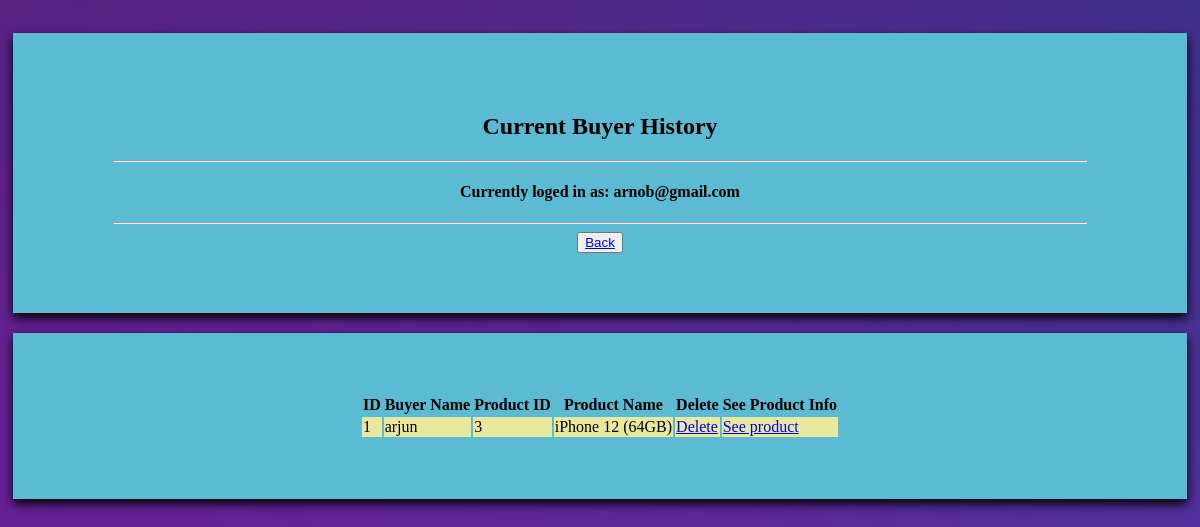
/Admin/view/admin_buyer_info.php (signed in), run on the app's committed database.
### tables this page shows
CREATE TABLE `buyer_cart` (
  `id` int(100) NOT NULL,
  `buyer_uname` varchar(100) NOT NULL,
  `product_id` int(100) NOT NULL,
  `product_name` varchar(100) NOT NULL
);

### Admin/model/admin_db.php (called while the page is built, shortened)
<?php
class db
{
function showRow($conn,$table_name)
{
    $sql = "SELECT * FROM $table_name";
    $result = $conn->query($sql);
    return $result;
 }
}
?>

### Admin/view/admin_buyer_info.php (the view, shortened to what this page needs)
<?php
include("../model/admin_db.php");
?>
<html>
    <body>
    <head>
<link rel="stylesheet" type="text/css" href="../css/admin_welcome_style.css">
</head>
<body background="../uploads/admin/admin_registration_background.jpg">
<form>
<h2><center>Current Buyer History</center></h2>
<hr size="2" width="100%">
<h4><center>Currently loged in as: <?php echo $_SESSION["email"];?></center></h4>
<hr size="2" width="100%">
<center><button><a href="../view/admin_history.php">Back</a></button></center>
</form>
<form>
<center>
    <?php
$connection = new db();
$conobj=$connection->openCon();
$result=$connection->showRow($conobj,'buyer_cart');
    echo "<table><tr><th>ID</th><th>Buyer Name</th><th>Product ID</th><th>Product Name</th><th>Delete</th><th>See Product Info</th></tr>";
    while($row = $result->fetch_assoc())
    {
    echo "<tr><td>".$row["id"]."</td><td>".$row["buyer_uname"]."</td><td>".$row["product_id"]."</td><td>".$row["product_name"]."</td><td><a href='admin_buyer_info.php?id=".$row['id']."' > Delete </a></td><td><a href='admin_buyer_see_product.php?id=".$row['product_id']."'> See product </a></td></tr>";
    }
    ?>
    </body>
</html>

### Admin/css/admin_welcome_style.css (style rules this page uses)
* { box-sizing: border-box; }
body { padding: 5px; }
body form { margin-top: 20px; }
form { background-color: rgb(91, 187, 211); padding: 60px 100px; box-shadow: 0px 5px 10px black; }
td { background-color: rgb(232, 232, 158); }

### data on the page
buyer_cart: id "1", buyer_uname "arjun", product "3", product_name "iPhone 12 (64GB)"

### other printed values
$_SESSION["email"] "arnob@gmail.com"
